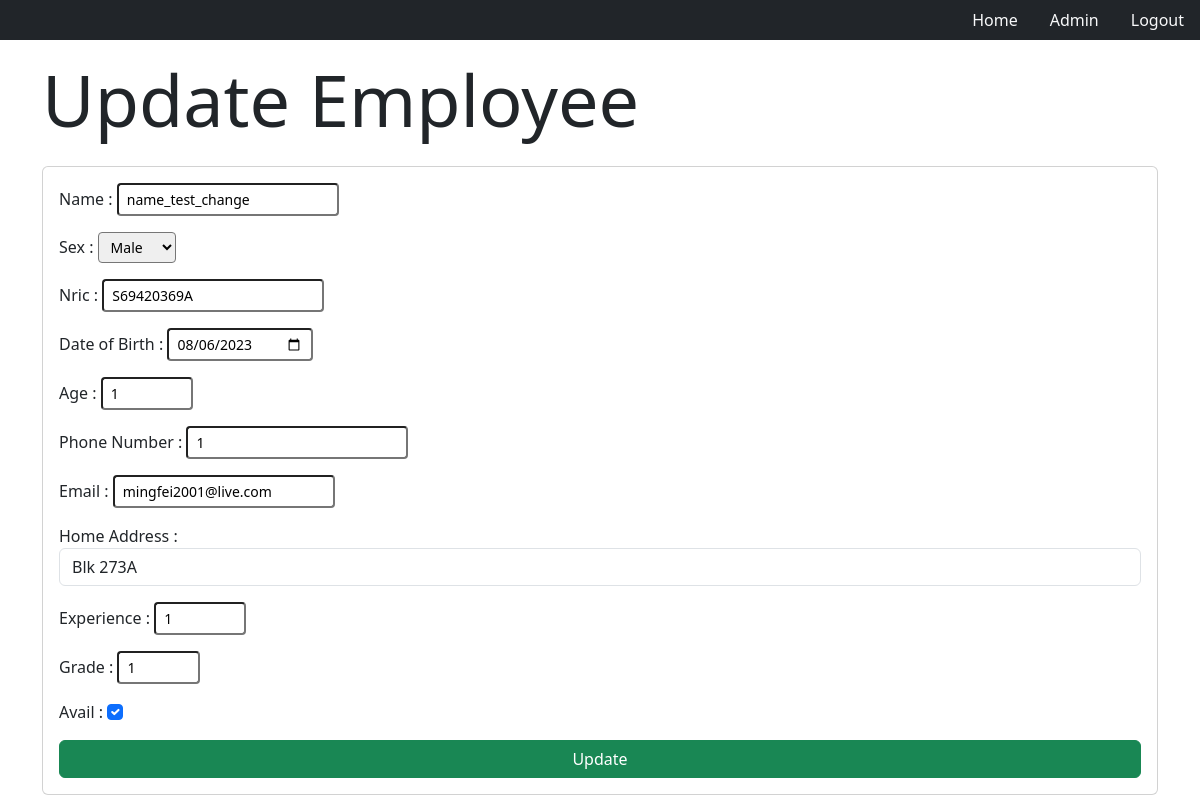
Screenshot of /update_employee/1 (signed in) with the database file from the repository.
### app.py (models this page shows)
class Employees(db.Model):
    id = db.Column(db.Integer, primary_key=True, unique=True)
    name = db.Column(db.String(255))
    sex=db.Column(db.String(6))
    nric = db.Column(db.String(255))
    dob = db.Column(db.Date)
    age = db.Column(db.Integer)
    phone_number = db.Column(db.Integer)
    email = db.Column(db.String(255))
    home_address = db.Column(db.String(255))
    exp = db.Column(db.Integer)
    grade = db.Column(db.Integer, default=1)
    avail = db.Column(db.Boolean, default=True)

### app.py (the view)
@app.route('/update_employee/<int:id>', methods=['GET','POST'])
@login_required
def update_employee(id):
    if current_user.is_admin:
        employee_to_update = Employees.query.filter_by(id=id).first()
        form = UpdateEmployeeForm(obj=employee_to_update)
        if form.validate_on_submit():
            employee_to_update.name =  form.name.data
            employee_to_update.sex =  form.sex.data
            employee_to_update.nric =  form.nric.data
            employee_to_update.dob =  form.dob.data
            employee_to_update.age =  form.age.data
            employee_to_update.phone_number =  form.phone_number.data
            employee_to_update.email =  form.email.data
            employee_to_update.home_address =  form.home_address.data
            employee_to_update.exp =  form.exp.data
            employee_to_update.grade =  form.grade.data
            employee_to_update.avail = form.avail.data
            db.session.commit()
            flash("Update successful")
            return redirect(url_for('admin'))
        else:
            return render_template('update_employee.html',form=form,employee_to_update=employee_to_update)
    else:
        return redirect(url_for('warning'))

### app.py (called while the page is built)
@login_manager.user_loader
def load_user(user_id):
    return Users.query.get(int(user_id))

### templates/update_employee.html (shortened to what this page needs)
<!DOCTYPE html>
<html lang="en">
<head>
    <link href="https://cdn.jsdelivr.net/npm/bootstrap@5.3.1/dist/css/bootstrap.min.css"
            rel="stylesheet"
>
</head>
<body>
    <nav class="nav justify-content-end bg-dark navbar-dark navbar-extend-lg">
        <a href="{{url_for('home')}}" class="nav-link link-light">Home</a>
        <a href="{{url_for('admin')}}"class="nav-link link-light">Admin</a>
        <a href="{{url_for('logout')}}" class="nav-link link-light">Logout</a>
    </nav>
    <div class="container">
    <h1 class="display-2 py-3">Update Employee</h1>
    <form method="POST" class="card card-body">
        <p>
        {{form.name.label}} : {{form.name(class_="form-control-sm")}}
        </p>
        <p>
        {{form.sex.label}} : {{form.sex(class_="form-select-sm")}}
        </p>
        <p>
        {{form.nric.label}} : {{form.nric(class_="form-control-sm")}}
        </p>
        <p>
        {{form.dob.label}} : {{form.dob(class_="form-control-sm")}}
        </p>
        <p>
        {{form.age.label}} : {{form.age(class_="form-control-sm")}}
        </p>
        <p>
        {{form.phone_number.label}} : {{form.phone_number(class_="form-control-sm")}}
        </p>
        <p>
        {{form.email.label}} : {{form.email(class_="form-control-sm")}}
        </p>
        <p>
        {{form.home_address.label}} : {{form.home_address(class_="form-control")}}
        </p>
        <p>
        {{form.exp.label}} : {{form.exp(class_="form-control-sm")}} <br>
        </p>
        <p>
        {{form.grade.label}} : {{form.grade(class_="form-control-sm")}} <br>
        </p>
        <p>
        {{form.avail.label}} : {{form.avail(class_="form-check-input")}} <br>
        </p>
        {{form.submit(class_="btn btn-success")}}
    </form>
    </div>
</body>
</html>

### rows the page displays
Employees: name "name_test_change", sex "Male", nric "S69420369A", dob "08/06/2023", age "1", phone_number "1", email "mingfei2001@live.com", home_address "Blk 273A", exp "1", grade "1", avail "☑"
